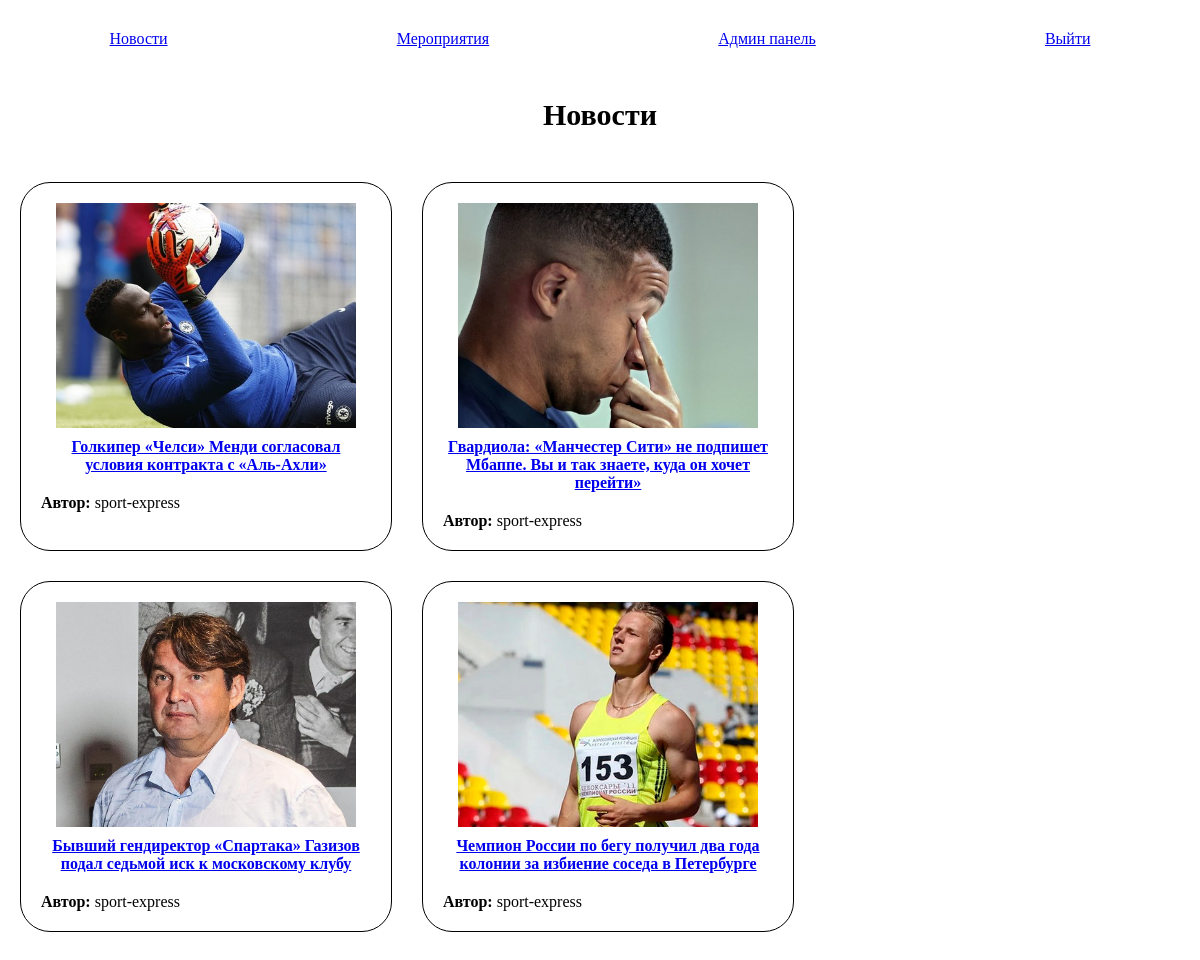
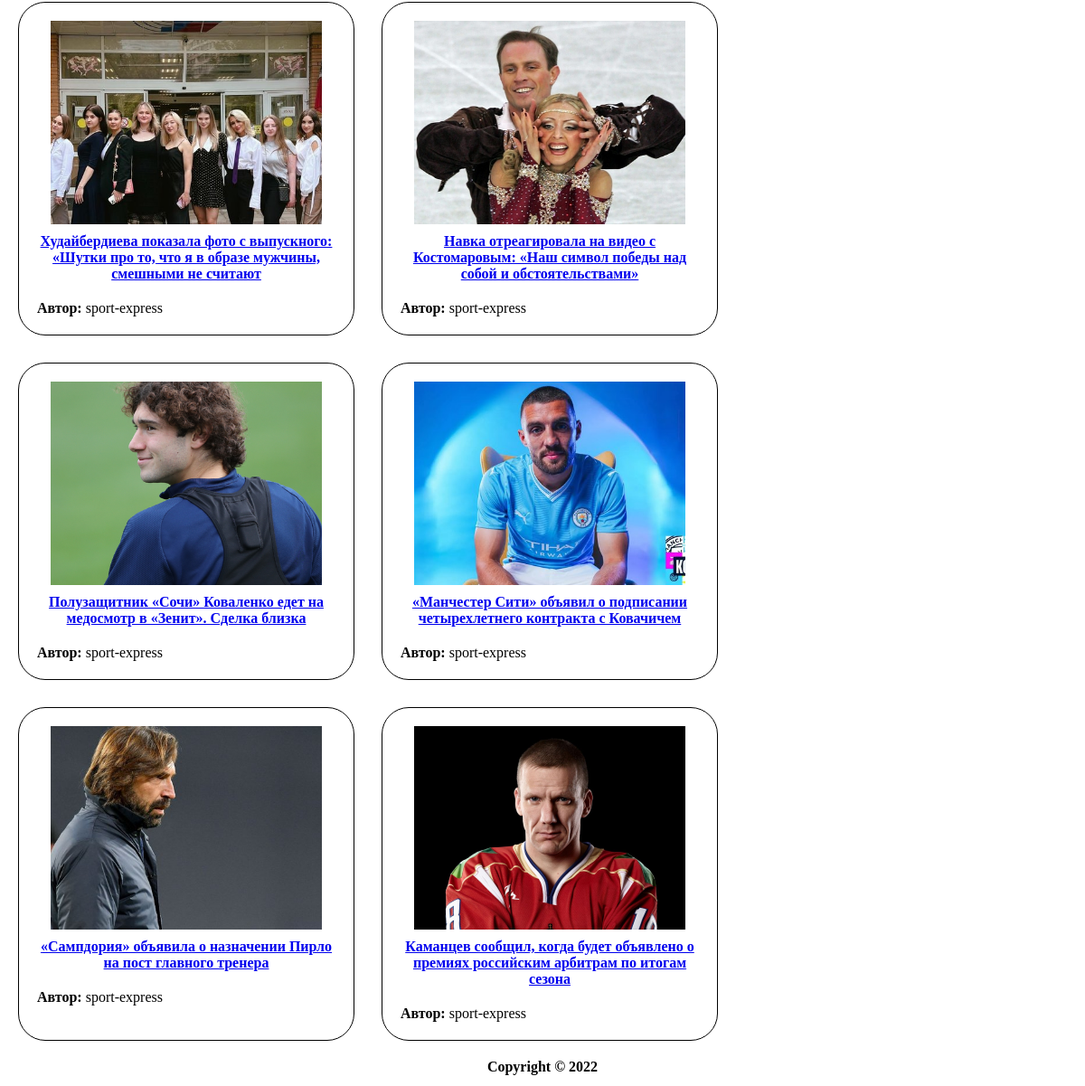
Page /news/ on the committed database (2 pictures, top to bottom).
### news/models.py (models this page shows, shortened)
class Post(models.Model):
    title = models.CharField('Заголовок записи', max_length=100)
    description = models.TextField('Текст записи')
    author = models.CharField('Имя автора', max_length=100)
    date = models.DateField('Дата публикации')
    img = models.ImageField('Изображение', upload_to='image/%Y')
    history = HistoricalRecords()
    class Meta:
        verbose_name = 'Новость'
        verbose_name_plural = 'Новости'

### news/views.py (the view)
# urls.py: path('', views.PostView.as_view()),
class PostView(TemplateView):
    template_name = 'news/news.html'  # Шаблон, который будет использоваться для отображения контента
    def get_context_data(self, **kwargs):
        context = super().get_context_data(**kwargs)
        posts = Post.objects.all()
        context['post_list'] = posts
        return context

### templates/news/news.html (shortened to what this page needs)
{% load static %}
<html>
<head>
	<link rel="stylesheet" href="{% static 'css/style.css' %}" type="text/css" media="all" />
</head>
<body>
	<header class="header">
		<div class="header__wrapper">
			<nav class="header__nav">
				<ul class="nav__list">
					<li class="nav__item"><a class="nav__link" href="/" class="active">Новости</a></li>
					<li class="nav__item"><a class="nav__link" href="/events">Мероприятия</a></li>
					<li class="nav__item"><a class="nav__link" href="/admin">Админ панель</a></li>
					<li class="nav__item"><a class="nav__link" href="/logout">Выйти</a></li>
				</ul>
			</nav>
		</div>
	</header>
	<main>
		<section class="main">
			<div class="main__wrapper">
				<h3 class="main__title">Новости</h3>
				<div class="main__cards">
					{% for post in post_list %}
					<div class="main__card">
						<div class="card__img-wrapper">
							<a href="{{ post.id }}"><img class="card__img" src="{{ post.img.url }}" alt="" /></a>
						</div>
						<div class="card__text">
							<h4 class="card__title"><a href="{{ post.id }}">{{ post.title }}</a></h4>
							<p class="card__outro"><strong>Автор:</strong> {{ post.author }} </p>
						</div>
					</div>
					{% endfor %}
				</div>
			</div>
		</section>
	</main>
	<footer class="footer">
		<div class="footer__outro">
			<p class="outro"> Copyright &copy;  2022 </p>
		</div>
	</footer>
</body>
</html>

### static/css/style.css (style rules this page uses)
* { margin: 0; padding: 0; outline:0; }
ul { list-style: none; }
body { padding-left: 20px; padding-right: 20px; }
.header__wrapper { max-width: 1250px; width: 100%; margin: 0 auto; margin-top: 30px; }
.nav__list { display: flex; gap: 50px; justify-content: space-around; align-items: center; }
.main__wrapper { max-width: 1250px; width: 100%; margin: 0 auto; margin-top: 50px; }
.main__cards { margin-top: 50px; display: flex; gap: 30px; flex-wrap: wrap; }
.main__title { text-align: center; font-size: 30px; }
.main__card { width: 330px; border-radius: 30px; border: 1px solid black; padding: 20px; position: relative; }
.card__img { width: 300px; height: 225px; display: block; margin: 0 auto; object-fit: cover; }
.card__title { text-align: center; margin-top: 10px; margin-bottom: 20px; }
.footer__outro { width: 100%; min-height: 30px; }
.outro { max-width: fit-content; margin: 0 auto; margin-top: 20px; font-weight: 700; }

### rows in the picture
Post: img (picture), title "Голкипер «Челси» Менди согласовал условия контракта с «Аль-Ахли»", author "sport-express"
Post: img (picture), title "Гвардиола: «Манчестер Сити» не подпишет Мбаппе. Вы и так знаете, куда он хочет перейти»", author "sport-express"
Post: img (picture), title "Бывший гендиректор «Спартака» Газизов подал седьмой иск к московскому клубу", author "sport-express"
Post: img (picture), title "Чемпион России по бегу получил два года колонии за избиение соседа в Петербурге", author "sport-express"
Post: img (picture), title "Худайбердиева показала фото с выпускного: «Шутки про то, что я в образе мужчины, смешными не считают", author "sport-express"
Post: img (picture), title "Навка отреагировала на видео с Костомаровым: «Наш символ победы над собой и обстоятельствами»", author "sport-express"
Post: img (picture), title "Полузащитник «Сочи» Коваленко едет на медосмотр в «Зенит». Сделка близка", author "sport-express"
Post: img (picture), title "«Манчестер Сити» объявил о подписании четырехлетнего контракта с Ковачичем", author "sport-express"
Post: img (picture), title "«Сампдория» объявила о назначении Пирло на пост главного тренера", author "sport-express"
Post: img (picture), title "Каманцев сообщил, когда будет объявлено о премиях российским арбитрам по итогам сезона", author "sport-express"
